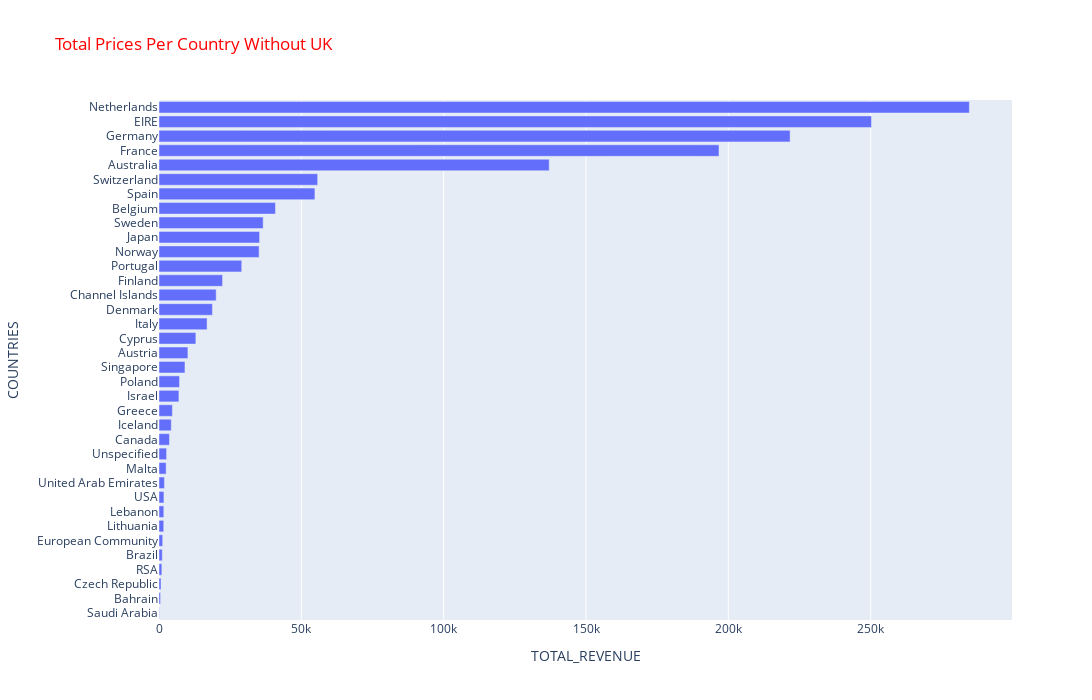

Notebook source saved alongside this figure:
### Code cell
# PLOTLY BAR PLOT
import plotly.express as px
plt.figure(figsize=(16, 9))
fig = px.bar(df_TotalRevenue.iloc[1:], x="TotalRevenue",
             y=df_TotalRevenue.iloc[1:].index, title="Total Prices Per Country Without UK")
fig.update_yaxes(categoryorder='total ascending')
fig.update_layout(xaxis_title="TOTAL_REVENUE", yaxis_title="COUNTRIES",
                  autosize=False, width=1400, height=700, title_font_color="red",)
fig.show()

### Figure 1 — Plotly figure (JSON) as saved in the notebook; plotly's stock layout.template omitted (floating-point values rounded to 4 significant figures)
{"data": [{"alignmentgroup": "True", "hovertemplate": "TotalRevenue=%{x}<br>y=%{y}<extra></extra>", "legendgroup": "", "marker": {"color": "#636efa", "pattern": {"shape": ""}}, "name": "", "offsetgroup": "", "orientation": "h", "showlegend": false, "textposition": "auto", "type": "bar", "x": [284700.0, 250300.0, 221700.0, 196700.0, 137100.0, 55740.0, 54770.0, 40910.0, 36600.0, 35340.0, 35160.0, 29060.0, 22330.0, 20090.0, 18770.0, 16890.0, 12950.0, 10150.0, 9120.0, 7213.0, 6994.0, 4711.0, 4310, 3666.0, 2667.0, 2505.0, 1902.0, 1731.0, 1694.0, 1661.0, 1292.0, 1144.0, 1002.0, 707.7, 548.4, 131.2], "xaxis": "x", "y": ["Netherlands", "EIRE", "Germany", "France", "Australia", "Switzerland", "Spain", "Belgium", "Sweden", "Japan", "Norway", "Portugal", "Finland", "Channel Islands", "Denmark", "Italy", "Cyprus", "Austria", "Singapore", "Poland", "Israel", "Greece", "Iceland", "Canada", "Unspecified", "Malta", "United Arab Emirates", "USA", "Lebanon", "Lithuania", "European Community", "Brazil", "RSA", "Czech Republic", "Bahrain", "Saudi Arabia"], "yaxis": "y"}], "layout": {"autosize": false, "barmode": "relative", "height": 700, "legend": {"tracegroupgap": 0}, "title": {"font": {"color": "red"}, "text": "Total Prices Per Country Without UK"}, "width": 1400, "xaxis": {"anchor": "y", "domain": [0, 1], "title": {"text": "TOTAL_REVENUE"}}, "yaxis": {"anchor": "x", "categoryorder": "total ascending", "domain": [0, 1], "title": {"text": "COUNTRIES"}}}}
